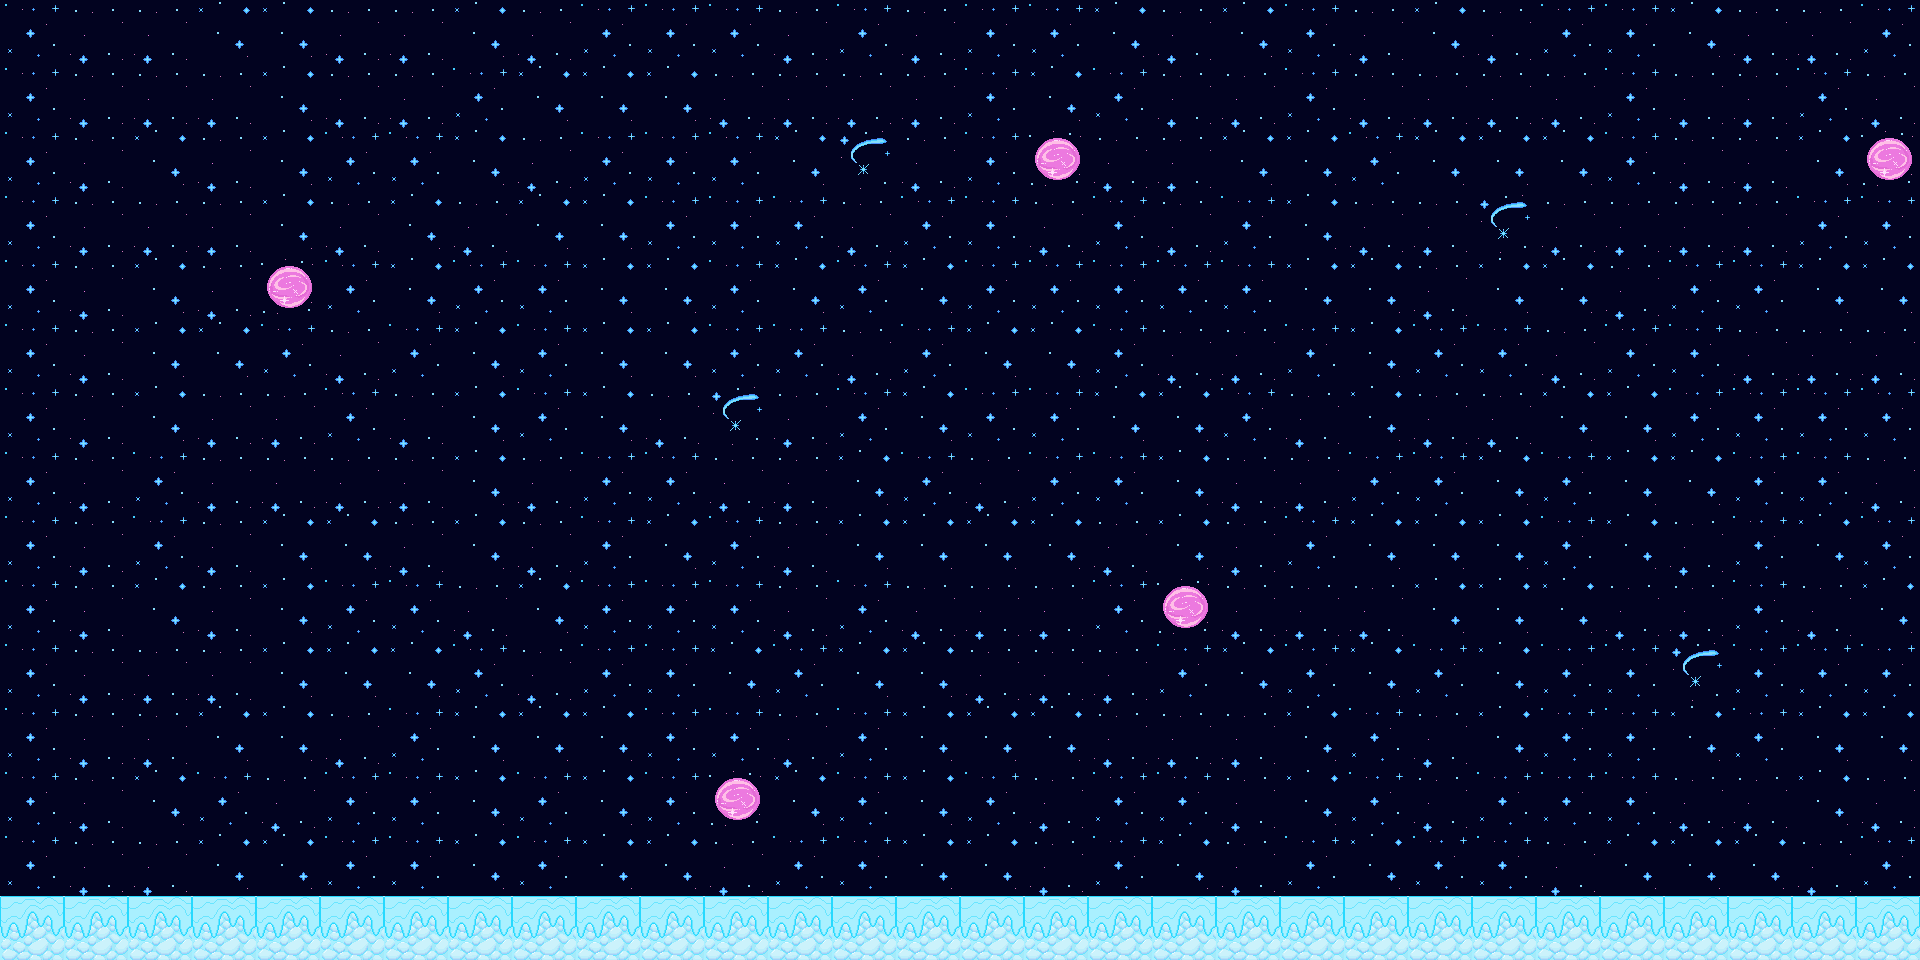

Tiled map render using the project's own tile images. Description and the map definition, with tile-layer contents summarised, below:
An orthogonal 30x15 tile map with 64x64 px tiles, 2 tile layers (Background, Ground), 2 tilesets and 18 objects.

<map version="1.8" tiledversion="1.8.4" orientation="orthogonal" renderorder="right-down" width="30" height="15" tilewidth="64" tileheight="64" infinite="0" nextlayerid="7" nextobjectid="73">
 <editorsettings>
  <export target="level4.json" format="json" />
 </editorsettings>
 <properties>
  <property name="name" value="Act 4: Newton Falls (Asleep)" />
 </properties>
 <tileset firstgid="1" name="ground_tileset" tilewidth="64" tileheight="64" tilecount="50" columns="10">
  <image source="../tilesets/ground_tileset.png" width="640" height="320" />
  <tile id="1" type="food" />
  <tile id="3" type="player" />
  <tile id="5" type="RangeElement">
   <properties>
    <property name="elements" value="'Use ', keyboard" />
    <property name="oneUse" type="int" value="-1" />
    <property name="rangeHeight" type="int" value="150" />
    <property name="rangeOffsetX" type="int" value="0" />
    <property name="rangeOffsetY" type="int" value="0" />
    <property name="rangeWidth" type="int" value="150" />
   </properties>
  </tile>
  <tile id="10" probability="0.1" />
  <tile id="14" probability="0.1" />
 </tileset>
 <tileset firstgid="51" name="cats" tilewidth="256" tileheight="256" tilecount="11" columns="0">
  <grid orientation="orthogonal" width="1" height="1" />
  <tile id="0" type="biscuit">
   <properties>
    <property name="movesLeft" type="int" value="2" />
   </properties>
   <image width="215" height="53" source="../tilesets/cats_tileset/biscuit.png" />
  </tile>
  <tile id="1" type="clyde">
   <properties>
    <property name="movesLeft" type="int" value="2" />
   </properties>
   <image width="152" height="60" source="../tilesets/cats_tileset/clyde.png" />
  </tile>
  <tile id="3" type="horton">
   <properties>
    <property name="movesLeft" type="int" value="2" />
   </properties>
   <image width="256" height="256" source="../tilesets/cats_tileset/horton.png" />
  </tile>
  <tile id="4" type="hubert">
   <properties>
    <property name="end_scale" type="float" value="1" />
    <property name="init_scale" type="float" value="1" />
    <property name="movesLeft" type="int" value="2" />
   </properties>
   <image width="75" height="204" source="../tilesets/cats_tileset/hubert.png" />
  </tile>
  <tile id="5" type="jasmine">
   <properties>
    <property name="movesLeft" type="int" value="2" />
   </properties>
   <image width="75" height="204" source="../tilesets/cats_tileset/jasmine.png" />
  </tile>
  <tile id="6" type="luna">
   <properties>
    <property name="movesLeft" type="int" value="0" />
   </properties>
   <image width="128" height="64" source="../tilesets/cats_tileset/luna.png" />
  </tile>
  <tile id="7" type="newton">
   <properties>
    <property name="movesLeft" type="int" value="2" />
   </properties>
   <image width="128" height="64" source="../tilesets/cats_tileset/newton.png" />
  </tile>
  <tile id="8" type="quinn">
   <properties>
    <property name="movesLeft" type="int" value="2" />
   </properties>
   <image width="127" height="85" source="../tilesets/cats_tileset/quinn.png" />
  </tile>
  <tile id="2" type="davinci">
   <properties>
    <property name="movesLeft" type="int" value="0" />
   </properties>
   <image width="58" height="129" source="../tilesets/cats_tileset/davinci.png" />
  </tile>
  <tile id="9" type="dreda">
   <properties>
    <property name="movesLeft" type="int" value="2" />
   </properties>
   <image width="204" height="50" source="../tilesets/cats_tileset/dreda.png" />
  </tile>
  <tile id="10" type="tigra">
   <properties>
    <property name="movesLeft" value="2" />
   </properties>
   <image width="128" height="64" source="../tilesets/cats_tileset/tigra.png" />
  </tile>
 </tileset>
 <layer id="5" name="Background" width="30" height="15">
  <data>[450 cells, 450 non-empty, 5 distinct tile ids]</data>
 </layer>
 <objectgroup id="6" name="Displays">
  <object id="71" gid="6" x="323.264" y="607.137" width="64" height="64">
   <properties>
    <property name="elements" value="'Press ', Q, '  to toggle zoom.'" />
    <property name="rangeOffsetX" type="int" value="-130" />
    <property name="rangeOffsetY" type="int" value="200" />
   </properties>
  </object>
 </objectgroup>
 <layer id="1" name="Ground" width="30" height="15">
  <data>[450 cells, 30 non-empty, 1 distinct tile ids]</data>
 </layer>
 <objectgroup id="2" name="Food">
  <object id="35" gid="2" x="305.945" y="706.593" width="64" height="64" />
  <object id="36" gid="2" x="611.889" y="549.36" width="64" height="64" />
  <object id="37" gid="2" x="864.189" y="471.669" width="64" height="64" />
  <object id="57" gid="2" x="1132" y="374" width="64" height="64" />
  <object id="66" gid="2" x="1433.04" y="364.963" width="64" height="64" />
  <object id="67" gid="2" x="1730.86" y="363.114" width="64" height="64">
   <properties>
    <property name="name" value="Act 4: Newton Drops (Asleep)" />
   </properties>
  </object>
 </objectgroup>
 <objectgroup id="3" name="Cats">
  <object id="39" gid="55" x="435.798" y="907.597" width="83" height="351">
   <properties>
    <property name="end_scale" type="float" value="1" />
    <property name="init_scale" type="float" value="2" />
    <property name="movesLeft" type="int" value="0" />
   </properties>
  </object>
  <object id="59" gid="57" x="82.4848" y="846.288" width="132" height="65" />
  <object id="60" gid="61" x="840.55" y="562.892" width="128" height="64">
   <properties>
    <property name="movesLeft" value="0" />
   </properties>
  </object>
  <object id="62" gid="58" x="1103.22" y="453.754" width="128" height="64" />
  <object id="63" gid="58" x="570.48" y="638.733" width="128" height="64" />
  <object id="64" gid="58" x="1402.89" y="446.354" width="128" height="64" />
  <object id="65" gid="58" x="1700.71" y="450.054" width="128" height="64" />
  <object id="69" gid="55" x="1275.56" y="902.931" width="83" height="351">
   <properties>
    <property name="end_scale" type="float" value="1" />
    <property name="init_scale" type="float" value="4" />
    <property name="movesLeft" type="int" value="0" />
   </properties>
  </object>
  <object id="70" gid="55" x="1599.27" y="906.631" width="83" height="351">
   <properties>
    <property name="end_scale" type="float" value="4" />
    <property name="init_scale" type="float" value="1" />
    <property name="movesLeft" type="int" value="0" />
   </properties>
  </object>
  <object id="72" gid="58" x="276.363" y="770.069" width="128" height="64" />
 </objectgroup>
 <objectgroup id="4" name="Player">
  <object id="58" gid="4" x="104.364" y="731.636" width="64" height="64" />
 </objectgroup>
</map>
